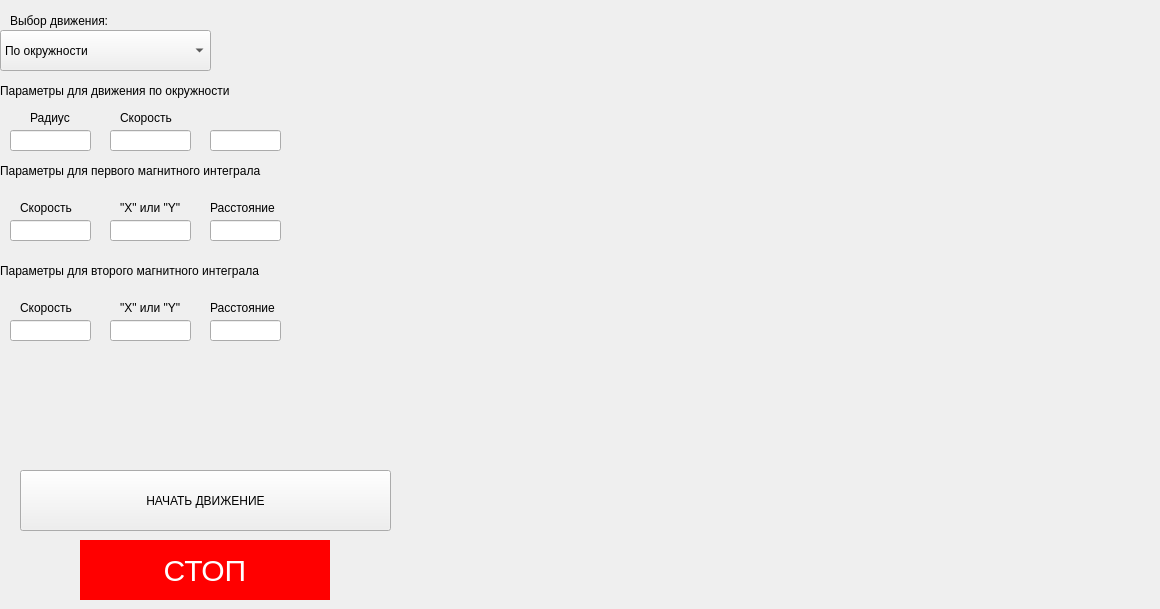
      <widget class="QWidget" name="tab">
       <attribute name="title">
        <string>Tests</string>
       </attribute>
       <widget class="QLabel" name="label_37">
        <property name="geometry">
         <rect>
          <x>0</x>
          <y>160</y>
          <width>291</width>
          <height>21</height>
         </rect>
        </property>
        <property name="text">
         <string>Параметры для первого магнитного интеграла</string>
        </property>
       </widget>
       <widget class="QLineEdit" name="circ_speed_input_test">
        <property name="geometry">
         <rect>
          <x>110</x>
          <y>130</y>
          <width>81</width>
          <height>21</height>
         </rect>
        </property>
       </widget>
       <widget class="QLabel" name="label_38">
        <property name="geometry">
         <rect>
          <x>120</x>
          <y>110</y>
          <width>55</width>
          <height>16</height>
         </rect>
        </property>
        <property name="text">
         <string>Скорость</string>
        </property>
       </widget>
       <widget class="QLabel" name="plot_pic_test">
        <property name="geometry">
         <rect>
          <x>550</x>
          <y>100</y>
          <width>601</width>
          <height>411</height>
         </rect>
        </property>
        <property name="text">
         <string/>
        </property>
       </widget>
       <widget class="QLabel" name="label_39">
        <property name="geometry">
         <rect>
          <x>210</x>
          <y>200</y>
          <width>71</width>
          <height>16</height>
         </rect>
        </property>
        <property name="text">
         <string>Расстояние</string>
        </property>
       </widget>
       <widget class="QLineEdit" name="ffi_distance_input_test">
        <property name="geometry">
         <rect>
          <x>210</x>
          <y>220</y>
          <width>71</width>
          <height>21</height>
         </rect>
        </property>
       </widget>
       <widget class="QLineEdit" name="ffi_speed_input_test">
        <property name="geometry">
         <rect>
          <x>10</x>
          <y>220</y>
          <width>81</width>
          <height>21</height>
         </rect>
        </property>
       </widget>
       <widget class="QPushButton" name="stop_button_test">
        <property name="geometry">
         <rect>
          <x>80</x>
          <y>540</y>
          <width>250</width>
          <height>60</height>
         </rect>
        </property>
        <property name="minimumSize">
         <size>
          <width>250</width>
          <height>60</height>
         </size>
        </property>
        <property name="autoFillBackground">
         <bool>false</bool>
        </property>
        <property name="styleSheet">
         <string notr="true">QPushButton {
    background-color: red;  /* Красный фон */
    color: white;           /* Белый текст */
    border: none;           /* Убираем границу */
    padding: 10px;         /* Отступы */
    font-family: &quot;GOST Type A&quot;;  /* Шрифт GOST Type A */
    font-size: 30px;       /* Размер шрифта */
}
QPushButton:hover {
    background-color: rgb(170, 0, 0);  /* Красный фон при наведении */
    color: white;           /* Белый текст при наведении */
}</string>
        </property>
        <property name="text">
         <string>СТОП</string>
        </property>
        <property name="checkable">
         <bool>false</bool>
        </property>
       </widget>
       <widget class="QLabel" name="label_40">
        <property name="geometry">
         <rect>
          <x>0</x>
          <y>80</y>
          <width>261</width>
          <height>21</height>
         </rect>
        </property>
        <property name="text">
         <string>Параметры для движения по окружности</string>
        </property>
       </widget>
       <widget class="QLabel" name="label_41">
        <property name="geometry">
         <rect>
          <x>30</x>
          <y>110</y>
          <width>55</width>
          <height>16</height>
         </rect>
        </property>
        <property name="text">
         <string>Радиус</string>
        </property>
       </widget>
       <widget class="QComboBox" name="check_mode_test">
        <property name="geometry">
         <rect>
          <x>0</x>
          <y>30</y>
          <width>211</width>
          <height>41</height>
         </rect>
        </property>
        <item>
         <property name="text">
          <string>По окружности</string>
         </property>
        </item>
        <item>
         <property name="text">
          <string>Первый магнитный интеграл</string>
         </property>
        </item>
        <item>
         <property name="text">
          <string>Второй магнитный интеграл</string>
         </property>
        </item>
       </widget>
       <widget class="QPushButton" name="start_mode_motion_test">
        <property name="geometry">
         <rect>
          <x>20</x>
          <y>470</y>
          <width>371</width>
          <height>61</height>
         </rect>
        </property>
        <property name="styleSheet">
         <string notr="true">font: 75 18pt &quot;Times New Roman&quot;;</string>
        </property>
        <property name="text">
         <string>НАЧАТЬ ДВИЖЕНИЕ</string>
        </property>
       </widget>
       <widget class="QLabel" name="label_42">
        <property name="geometry">
         <rect>
          <x>20</x>
          <y>200</y>
          <width>55</width>
          <height>16</height>
         </rect>
        </property>
        <property name="text">
         <string>Скорость</string>
        </property>
       </widget>
       <widget class="QLineEdit" name="lineEdit_6">
        <property name="geometry">
         <rect>
          <x>210</x>
          <y>130</y>
          <width>71</width>
          <height>21</height>
         </rect>
        </property>
       </widget>
       <widget class="QLineEdit" name="circ_radius_input_test">
        <property name="geometry">
         <rect>
          <x>10</x>
          <y>130</y>
          <width>81</width>
          <height>21</height>
         </rect>
        </property>
       </widget>
       <widget class="QLineEdit" name="ffi_mode_input_test">
        <property name="geometry">
         <rect>
          <x>110</x>
          <y>220</y>
          <width>81</width>
          <height>21</height>
         </rect>
        </property>
       </widget>
       <widget class="QLabel" name="label_43">
        <property name="geometry">
         <rect>
          <x>120</x>
          <y>200</y>
          <width>71</width>
          <height>16</height>
         </rect>
        </property>
        <property name="text">
         <string>&quot;X&quot; или &quot;Y&quot;</string>
        </property>
       </widget>
       <widget class="QLabel" name="label_44">
        <property name="geometry">
         <rect>
          <x>10</x>
          <y>10</y>
          <width>101</width>
          <height>21</height>
         </rect>
        </property>
        <property name="text">
         <string>Выбор движения:</string>
        </property>
       </widget>
       <widget class="QLabel" name="label_45">
        <property name="geometry">
         <rect>
          <x>20</x>
          <y>300</y>
          <width>55</width>
          <height>16</height>
         </rect>
        </property>
        <property name="text">
         <string>Скорость</string>
        </property>
       </widget>
       <widget class="QLabel" name="label_46">
        <property name="geometry">
         <rect>
          <x>210</x>
          <y>300</y>
          <width>71</width>
          <height>16</height>
         </rect>
        </property>
        <property name="text">
         <string>Расстояние</string>
        </property>
       </widget>
       <widget class="QLineEdit" name="sfi_distance_input_test">
        <property name="geometry">
         <rect>
          <x>210</x>
          <y>320</y>
          <width>71</width>
          <height>21</height>
         </rect>
        </property>
       </widget>
       <widget class="QLineEdit" name="sfi_speed_input_test">
        <property name="geometry">
         <rect>
          <x>10</x>
          <y>320</y>
          <width>81</width>
          <height>21</height>
         </rect>
        </property>
       </widget>
       <widget class="QLabel" name="label_47">
        <property name="geometry">
         <rect>
          <x>0</x>
          <y>260</y>
          <width>291</width>
          <height>21</height>
         </rect>
        </property>
        <property name="text">
         <string>Параметры для второго магнитного интеграла</string>
        </property>
       </widget>
       <widget class="QLineEdit" name="sfi_mode_input_test">
        <property name="geometry">
         <rect>
          <x>110</x>
          <y>320</y>
          <width>81</width>
          <height>21</height>
         </rect>
        </property>
       </widget>
       <widget class="QLabel" name="label_48">
        <property name="geometry">
         <rect>
          <x>120</x>
          <y>300</y>
          <width>71</width>
          <height>16</height>
         </rect>
        </property>
        <property name="text">
         <string>&quot;X&quot; или &quot;Y&quot;</string>
        </property>
       </widget>
      </widget>
